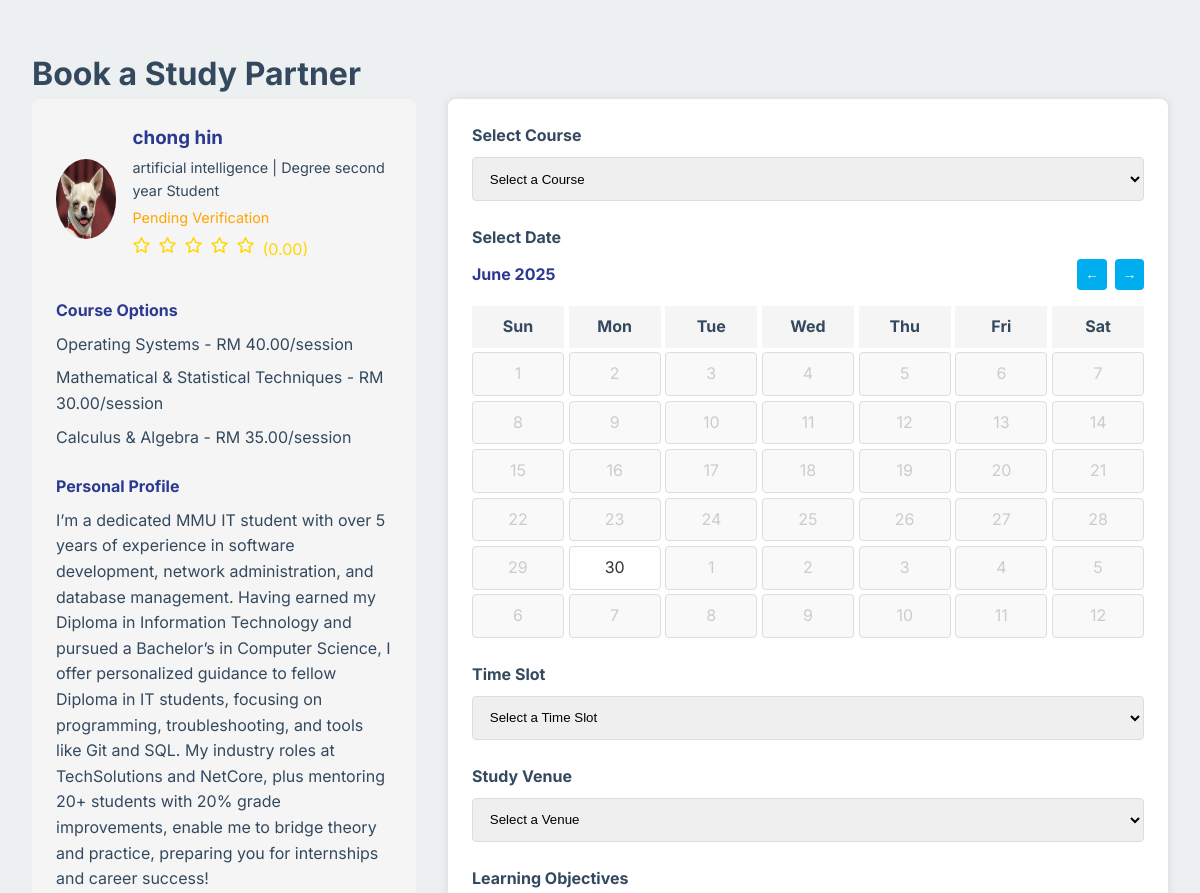
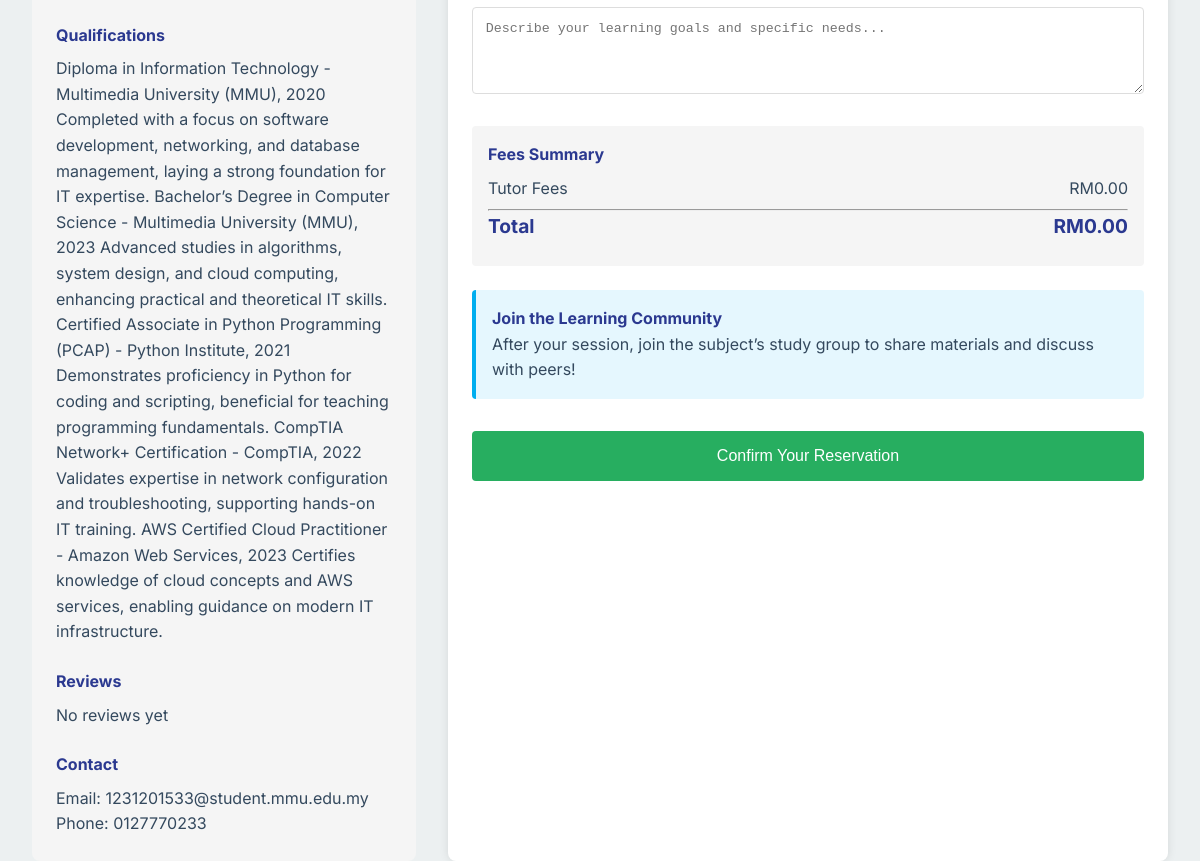
/appointments.php?tutor_id=27 (signed in), run on an earlier commit of the app's database (2 pictures, top to bottom).
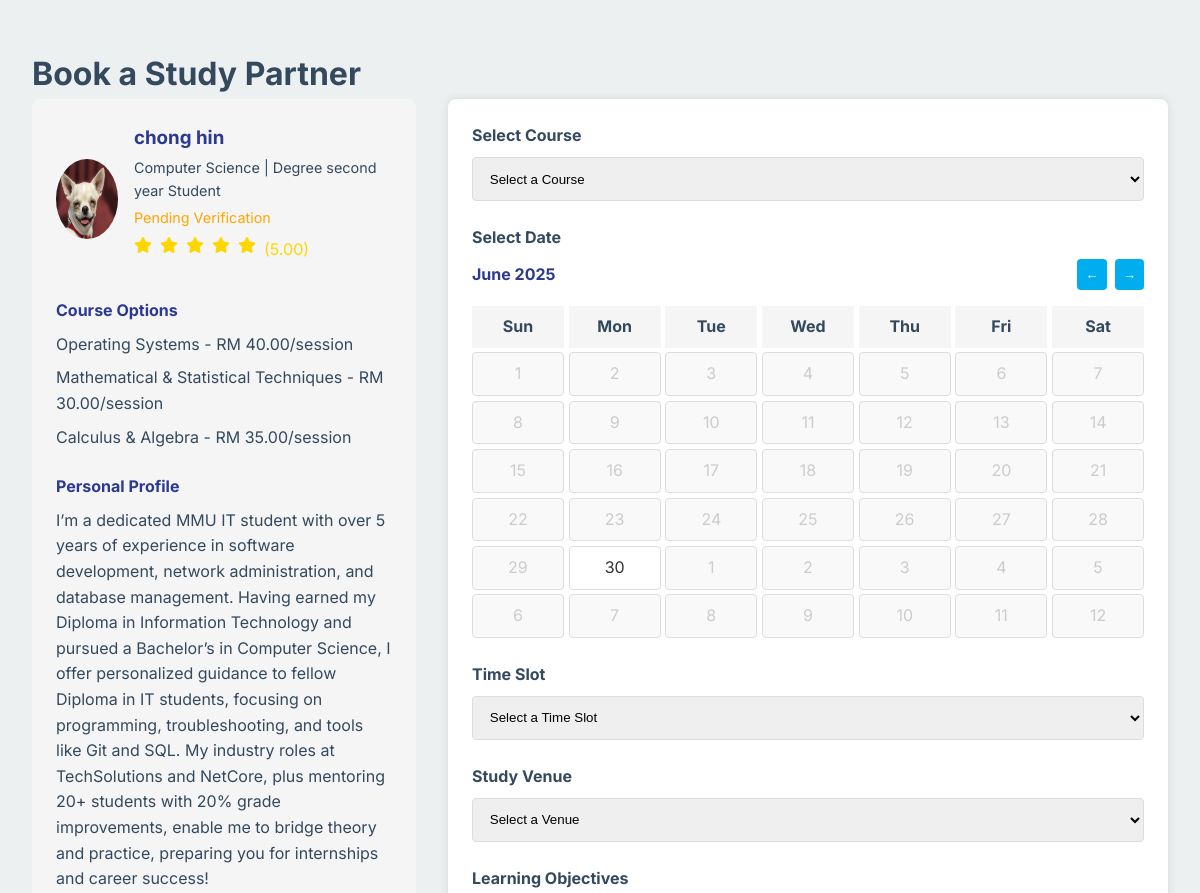
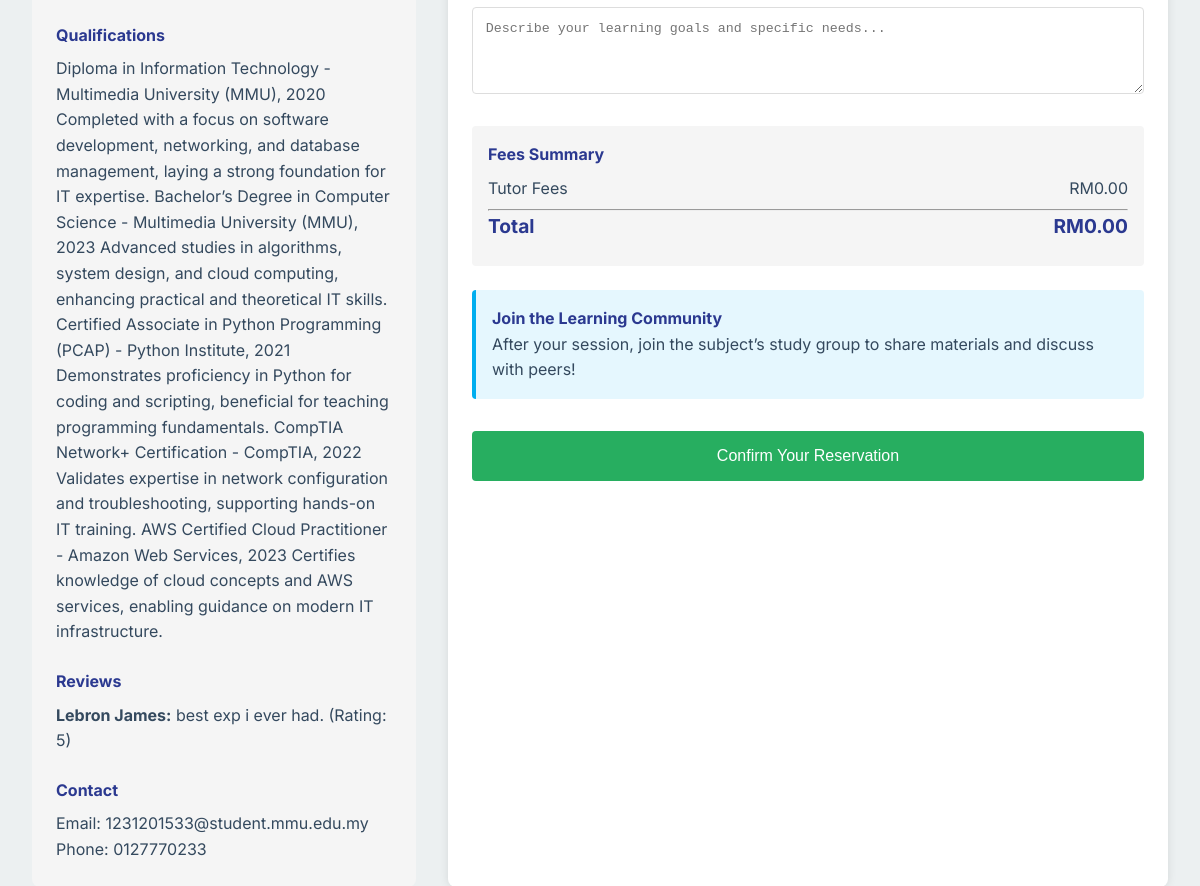
And on a later commit of the database (2 pictures, top to bottom).
### tables this page shows
CREATE TABLE `tutorprofile` (
  `user_id` int(11) NOT NULL,
  `major` varchar(100) DEFAULT NULL,
  `year` varchar(50) DEFAULT NULL,
  `bio` text DEFAULT NULL,
  `qualifications` text DEFAULT NULL,
  `is_verified` tinyint(1) DEFAULT 0,
  `rating` decimal(3,2) DEFAULT 0.00,
  `total_sessions` int(11) DEFAULT 0,
  `program` varchar(255) DEFAULT NULL,
  `status` varchar(50) DEFAULT NULL
);

CREATE TABLE `tutorsubject` (
  `id` int(11) NOT NULL,
  `tutor_id` int(11) NOT NULL,
  `course_id` int(11) DEFAULT NULL,
  `hourly_rate` decimal(10,2) NOT NULL DEFAULT 0.00
);

CREATE TABLE `course` (
  `id` int(11) NOT NULL,
  `course_name` varchar(100) NOT NULL,
  `details` text DEFAULT NULL,
  `status` enum('active','inactive') DEFAULT 'active',
  `created_at` timestamp NOT NULL DEFAULT current_timestamp(),
  `updated_at` timestamp NOT NULL DEFAULT current_timestamp() ON UPDATE current_timestamp()
);

CREATE TABLE `user` (
  `user_id` int(11) NOT NULL,
  `username` varchar(50) NOT NULL,
  `password` varchar(255) DEFAULT NULL,
  `email` varchar(100) NOT NULL,
  `role` enum('student','tutor','admin') NOT NULL,
  `first_name` varchar(50) NOT NULL,
  `last_name` varchar(50) NOT NULL,
  `phone` varchar(20) DEFAULT NULL,
  `profile_image` varchar(255) DEFAULT NULL,
  `is_active` tinyint(1) DEFAULT 1,
  `created_at` timestamp NOT NULL DEFAULT current_timestamp(),
  `last_login` datetime DEFAULT NULL,
  `reset_token_hash` varchar(64) DEFAULT NULL,
  `reset_token_expires_at` datetime DEFAULT NULL
);

CREATE TABLE `review` (
  `review_id` int(11) NOT NULL,
  `session_id` int(11) NOT NULL,
  `student_id` int(11) NOT NULL,
  `tutor_id` int(11) NOT NULL,
  `rating` int(11) NOT NULL,
  `comment` text DEFAULT NULL,
  `is_approved` tinyint(1) DEFAULT 0,
  `approved_by` int(11) DEFAULT NULL,
  `created_at` timestamp NOT NULL DEFAULT current_timestamp()
);

### appointments.php (the view, shortened to what the changed rows need)
<?php
require_once 'db_connection.php';
$tutor_id = isset($_GET['tutor_id']) ? intval($_GET['tutor_id']) : 16;
$tutor_query = "SELECT u.*, tp.* FROM user u
                JOIN tutorprofile tp ON u.user_id = tp.user_id
                WHERE u.user_id = ? AND u.role = 'tutor'";
$stmt = $conn->prepare($tutor_query);
$stmt->bind_param("i", $tutor_id);
$stmt->execute();
$tutor_result = $stmt->get_result();
$tutor = $tutor_result->fetch_assoc();
$courses_query = "SELECT c.*, ts.hourly_rate FROM course c
                 JOIN tutorsubject ts ON c.id = ts.course_id
                 WHERE ts.tutor_id = ?";
$stmt = $conn->prepare($courses_query);
$stmt->bind_param("i", $tutor_id);
$stmt->execute();
$courses_result = $stmt->get_result();
$courses = [];
while ($row = $courses_result->fetch_assoc()) {
    $courses[] = $row;
}
$reviews_query = "SELECT r.*, u.first_name, u.last_name
                 FROM review r
                 JOIN user u ON r.student_id = u.user_id
                 WHERE r.tutor_id = ? AND r.is_approved = 1";
$stmt = $conn->prepare($reviews_query);
$stmt->bind_param("i", $tutor_id);
$stmt->execute();
$reviews_result = $stmt->get_result();
$reviews = [];
while ($row = $reviews_result->fetch_assoc()) {
    $reviews[] = $row;
}
?>
<?php include 'header/stud_head.php'; ?>
<div class="main">
    <h1>Book a Study Partner</h1>
    <div class="appointment-section" style="display: flex; gap: 2rem; margin-bottom: 2rem;">
        <div class="tutor-info" style="flex: 1; background: #f5f5f5; padding: 1.5rem; border-radius: 8px;">
            <div class="tutor-profile" style="display: flex; align-items: center; margin-bottom: 1rem;">
                <div class="tutor-image" style="width: 80px; height: 80px; border-radius: 50%; margin-right: 1rem; background: #ddd;">
                    <?php if (!empty($tutor['profile_image'])): ?>
                        <img src="<?php echo htmlspecialchars($tutor['profile_image']); ?>" alt="Tutor Avatar" style="width: 100%; height: 100%; border-radius: 50%;">
                    <?php endif; ?>
                </div>
                <div class="tutor-details">
                    <h3 style="margin: 0; color: #2B3990;"><?php echo htmlspecialchars($tutor['first_name'] . ' ' . $tutor['last_name']); ?></h3>
                    <p style="margin: 0.2rem 0; font-size: 0.9rem;"><?php echo htmlspecialchars($tutor['major']); ?> | <?php echo htmlspecialchars($tutor['year']); ?> Student</p>
                    <p style="margin: 0.2rem 0; font-size: 0.9rem; color: <?php echo $tutor['is_verified'] ? 'green' : 'orange'; ?>;">
                        <?php echo $tutor['is_verified'] ? 'Verified' : 'Pending Verification'; ?>
                    </p>
                    <div class="rating" style="color: gold; margin-top: 0.5rem;">
                        <?php
                        $rating = $tutor['rating'] ?? 0;
                        for ($i = 1; $i <= 5; $i++) {
                            if ($i <= floor($rating)) {
                                echo '<i class="fas fa-star"></i>';
                            } elseif ($i - 0.5 <= $rating) {
                                echo '<i class="fas fa-star-half-alt"></i>';
                            } else {
                                echo '<i class="far fa-star"></i>';
                            }
                        }
                        echo " ({$rating})";
                        ?>
                    </div>
                </div>
            </div>
            <div class="tutor-subjects">
                <ul style="list-style: none; padding: 0;">
                    <?php foreach ($courses as $course): ?>
                        <li style="margin-bottom: 0.5rem;">
                            <?php echo htmlspecialchars($course['course_name']); ?> - RM <?php echo number_format($course['hourly_rate'], 2); ?>/session
                        </li>
                    <?php endforeach; ?>
                </ul>
            </div>
            <div class="tutor-bio">
                <h4 style="color: #2B3990; font-weight: bold; margin: 1.5rem 0 0.5rem;">Personal Profile</h4>
                <p><?php echo htmlspecialchars($tutor['bio'] ?? 'No bio provided'); ?></p>
            </div>
            <div class="tutor-qualifications">
                <h4 style="color: #2B3990; font-weight: bold; margin: 1.5rem 0 0.5rem;">Qualifications</h4>
                <p><?php echo htmlspecialchars($tutor['qualifications'] ?? 'No qualifications provided'); ?></p>
            </div>
            <div class="tutor-reviews">
                <h4 style="color: #2B3990; font-weight: bold; margin: 1.5rem 0 0.5rem;">Reviews</h4>
                <?php if (count($reviews) > 0): ?>
                    <?php foreach ($reviews as $review): ?>
                        <div style="margin-bottom: 1rem;">
                            <p><strong><?php echo htmlspecialchars($review['first_name'] . ' ' . $review['last_name']); ?>:</strong>
                                <?php echo htmlspecialchars($review['comment']); ?> (Rating: <?php echo $review['rating']; ?>)</p>
                        </div>
                    <?php endforeach; ?>
                <?php else: ?>
                    <p>No reviews yet</p>
                <?php endif; ?>
            </div>
            <div class="tutor-contact">
                <h4 style="color: #2B3990; font-weight: bold; margin: 1.5rem 0 0.5rem;">Contact</h4>
                <p>Email: <?php echo htmlspecialchars($tutor['email']); ?></p>
                <p>Phone: <?php echo htmlspecialchars($tutor['phone'] ?? 'Not provided'); ?></p>
            </div>
        </div>
    </div>
</div>

What changed in the data, as far as the page shows it:
changed tutorprofile "Degree second year": major "artificial intelligence" → "Computer Science"; rating "0.00" → "5.00"
added review: student.last_name "Lebron James", comment "best exp i ever had.", rating "5"
Also different on the page:
text no longer shown: "No reviews yet"
